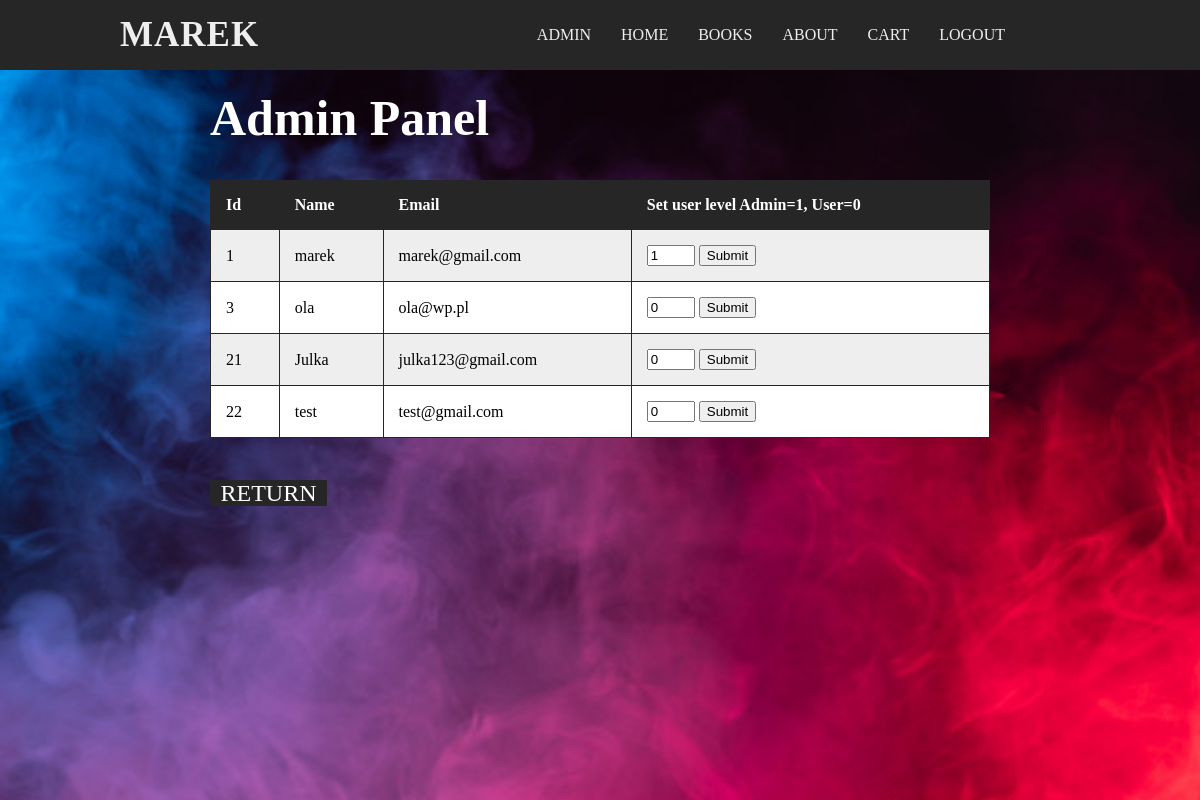
The app's page /adminpanel.php (signed in) with its own data.
### tables this page shows
CREATE TABLE `users` (
  `id` int(11) NOT NULL,
  `name` varchar(255) NOT NULL,
  `pass` varchar(255) NOT NULL,
  `email` varchar(255) NOT NULL,
  `user_level` int(10) DEFAULT '0'
);

### adminpanel.php (the view, shortened to what this page needs)
<?php
include('connect.php');
?>
<!DOCTYPE html>
<html>
<head>
		<link rel="stylesheet" href="styles/stylemenu.css">
		</head>
<body>
	<div class="navbar">
		<a href="#" class="logo"><?php echo $_SESSION['user'] ?></a>
		<ul class="nav">
			<li><a href="adminpanel.php">Admin</a></li>
			<li><a href="userpage.php#home">Home</a></li>
			<li><a href="userpage.php#books">Books</a></li>
			<li><a href="userpage.php#about">About</a></li>
			<li><a href="userpage.php#cart">Cart</a></li>
			<li><a href="userpage.php#logout">Logout</a></li>
		</ul>
	</div>
    <div class="book-bg">
        <div class="books-area" id="books">
            <div class="text-part" ">
                <h1>Admin Panel</h1>
                <p>
                 <?php
                    $cart = "SELECT * FROM `users`";
                    $result = $conn->query($cart);
                    if ($result->num_rows > 0) {
                        echo "<table id='t01'>
                        <tr>
                            <th>Id</th>
                            <th>Name</th>
                            <th>Email</th>
                            <th>Set user level Admin=1, User=0</th>
                        </tr>";
                        while($row = $result->fetch_assoc()) {
                            echo "<tr style='color:black;'>"."<form action='changeuser.php' method='post'>".
                                        "<td>".$row["id"]."</td> ".
                                        "<input type='hidden' name='id' value='".$row["id"]."'/>".
                                        "<td>".$row["name"]."</td> ".
                                        "<td>".$row["email"]."</td> ".
                                        "<td><input type='number' name='number' value='".$row["user_level"]."' min='0' max='1'>
                                        <input type='submit' name='submit' value='Submit'>
                                        </td>".
                                        "</form>".
                                "</tr>";
                        }
                        echo "</table>";
                    } else {
                        echo "Your cart is empty";
                    }
                    ?>
                </p>
                <a href="index.php"><div class="back"> Return </div></a>
            </div>
        </div>
   </div>
</body>
</html>

### styles/stylemenu.css (style rules this page uses)
html { scroll-behavior: smooth; }
body { margin:0; padding:0; font-family:Poppins; }
.navbar { position: fixed; display: flex; justify-content: center; align-items: center; flex-direction: row; flex-wrap: wrap; background-color: #262626; width:100%; height: 70px; z-index: 1; }
.nav { display: flex; justify-content: right; list-style: none; margin-right: 15%; }
.logo { flex: 1 1 auto; margin-left: 10%; text-transform: uppercase; letter-spacing: 1px; font-weight: bold; font-size: 35px; }
a { margin: 15px; color: #eee; text-decoration: none; text-transform: uppercase; }
.about-area, .books-area, .cart-area, .logout-area, .home-area { position: relative; display: flex; justify-content: space-around; align-items: center; flex-wrap: wrap; flex-direction: row; width: 100%; height: 700px; }
.books-area, .cart-area { height: 100%; }
.text-part { width: 65%; height: 80%; padding-bottom: 50px; }
h1 { font-size:50px; font-family: Audiowide; }
p { font-size: 24px; line-height: 50px; }
table { width:100%; }
table, th, td { border-collapse: collapse; }
th, td { padding: 15px; text-align: left; }
table#t01 td { border: 1px solid #262626; }
table#t01 th { border: 1px solid #262626; }
table#t01 tr:nth-child(even) { background-color: #eee; }
table#t01 tr:nth-child(odd) { background-color: #fff; }
table#t01 th { background-color: #262626; color: white; }
.back { width: 15%; height: 26px; background-color: #262626; text-align: center; color: white; font-size: 24px; }
.book-bg { position: relative; background-image: url(/1.jpg); width: 100%; height: 100vh; background-repeat: no-repeat; -webkit-background-size: cover; background-size: cover; color:white; }

### records on screen
users: id "1", name "marek", email "marek@gmail.com", number "1"
users: id "3", name "ola", email "ola@wp.pl", number "0"
users: id "21", name "Julka", email "julka123@gmail.com", number "0"
users: id "22", name "test", email "test@gmail.com", number "0"

### other values on screen
$_SESSION['user'] "MAREK"
